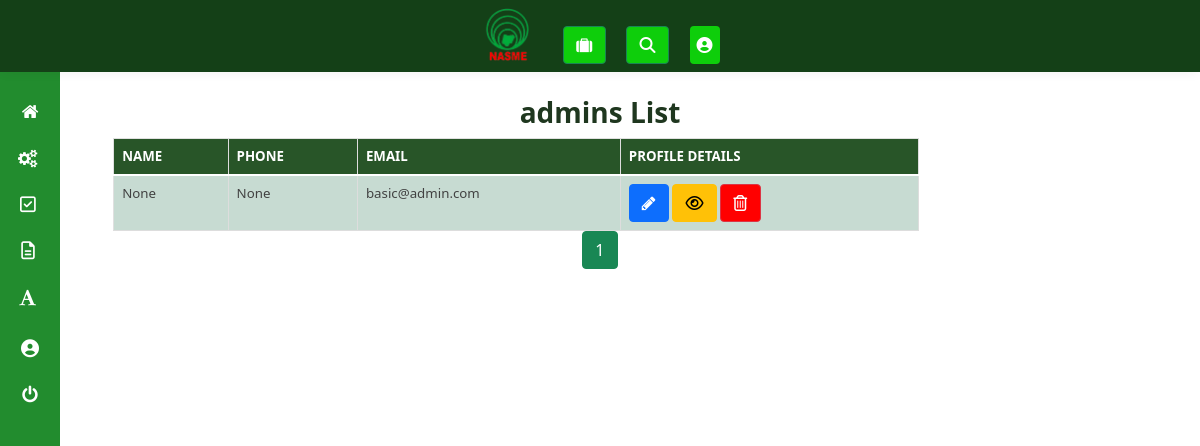
/admin/manage_admins (signed in), run on the app's committed database.
### membership/models.py (models this page shows, shortened)
class User(db.Model, UserMixin):
  id = db.Column(db.Integer, primary_key=True)
  units = db.relationship("Unit", secondary=user_unit, backref=db.backref("unit_members", lazy='dynamic'), lazy="dynamic")
  username = db.Column(db.String(20), unique=True)
  email = db.Column(db.String(120), unique=True)
  phone = db.Column(db.String(60), unique=True)
  password = db.Column(db.String(60), nullable=False, default="12345678")
  image_file = db.Column(db.String(20), nullable=False, default='default.jpg')
  date_registered = db.Column(db.DateTime, nullable=False, default=datetime.utcnow)
  role = db.Column(db.String(6), nullable=False, default="USER")
  _is_superadmin = db.Column("is_superadmin", db.Boolean, nullable=False, default=False)
  current_salary = db.Column(db.String(60))
  occupation = db.Column(db.String(60))
  experience = db.Column(db.String(60))
  date_of_birth = db.Column(db.String(), nullable=False, default=datetime.utcnow)
  business_address = db.Column(db.String())
  _is_suspended = db.Column("is_suspended", db.Boolean, nullable=False, default=False)
  has_filled_profile = db.Column(db.Boolean(), default=False)
  business_name = db.Column(db.String())
  business_email = db.Column(db.String())
  business_phone = db.Column(db.String())
  business_photo = db.Column(db.String(20), default='default.jpg')
  business_about = db.Column(db.String())
  business_services = db.Column(db.String())
  business_product_image_1 = db.Column(db.String(20), nullable=False, default='default.jpg')
  business_product_image_2 = db.Column(db.String(20), nullable=False, default='default.jpg')
  business_product_image_3 = db.Column(db.String(20), nullable=False, default='default.jpg')
  business_product_image_4 = db.Column(db.String(20), nullable=False, default='default.jpg')
  business_product_image_5 = db.Column(db.String(20), nullable=False, default='default.jpg')
  business_product_image_6 = db.Column(db.String(20), nullable=False, default='default.jpg')
  business_facebook = db.Column(db.String())
  business_website = db.Column(db.String())
  business_twitter = db.Column(db.String())
  business_linkedin = db.Column(db.String())
  business_whatsapp = db.Column(db.String())
  messages_sent = db.relationship('Message',
                                    foreign_keys='Message.sender_id',
                                    backref='author', lazy='dynamic')
  last_message_read_time = db.Column(db.DateTime)
  def display_units(self):
    unit_names = []
    for unit in self.units.all():
      unit_names.append(unit.name)
    return ", ".join(unit_names)
  @property
  def is_superadmin(self):
      return self._is_superadmin
  @property
  def is_suspended(self):
      return self._is_suspended
  @is_superadmin.setter
  def is_superadmin(self, s):
    if type(s) == type(str()):
      if s.lower() == "true":
        self._is_superadmin = True
      elif s.lower() == "false":
        self._is_superadmin = False
    else:
      self._is_superadmin = s
  @is_suspended.setter
  def is_suspended(self, s):
    if type(s) == type(str()):
      if s.lower() == "true":
        self._is_suspended = True
      elif s.lower() == "false":
        self._is_suspended = False
    else:
      self._is_suspended = s

### membership/admins/routes.py (the view)
@admins.route("/admin/manage_admins")
@super_admin_role_required
def manage_admins():
  page = request.args.get('page', 1, type=int)
  admins= User.query.filter_by(role="ADMIN").filter(User.id!=current_user.id).paginate(page=page, per_page=5)
  return render_template("manage_administrators.html", title="Admin Management", admins=admins)

### membership/admins/routes.py (called while the page is built)
@admins.context_processor
def inject_menu():
    dashboard_units = Unit.query.all()
    return dict(dashboard_units=dashboard_units)

### membership/admins/utils.py (called while the page is built)
def super_admin_role_required(func):
    @wraps(func)
    def decorated_view(*args, **kwargs):
      if current_user.is_authenticated:
        if current_user.role == "USER":
          flash("You must log in to access this page", "info")
          return redirect(url_for('admins.admin_login', next=url_for(request.endpoint)))
        elif not current_user.is_superadmin:
            abort(403)
        return func(*args, **kwargs)
      else:
        return redirect(url_for('admins.admin_login', next=url_for(request.endpoint)))
    return decorated_view

### membership/models.py (called while the page is built)
@login_manager.user_loader
def load_user(user_id):
    return User.query.get(int(user_id))

### membership/templates/manage_administrators.html (shortened to what this page needs)
{% extends "dashboard_layout.html" %}
{% block content %}
<link rel="stylesheet" type="text/css" href="css/table-style.css" />
<link rel="stylesheet" type="text/css" href="css/basictable.css" />
				<div class="container agile-tables">
					<br>
					<h3 style="text-align: center; color:rgb(31, 55, 31); font-weight:bold;" class="text-center"> admins List</h3>
					<div class="w3l-table-info table-responsive" style="width: 85%; font-size: 14px;">
					    <table id="tuble" class="table table-success table-striped table-hover table-bordered" style="width: 85%; font-size: 14px;">
						<thead>
						  <tr>
							<th>Name</th>
							<th>Phone</th>
							<th>Email</th>
							<th>Profile Details</th>
						  </tr>
						</thead>
						<tbody>
							{% for admin in admins.items %}
						  <tr>
							<td>{{admin.username}}</td>
							<td>{{ admin.phone }}</td>
							<td>{{ admin.email }}</td>
							<td>
								<a role="button" class="btn btn-primary" href="{{ url_for('admins.edit_admin', admin_id=admin.id) }}" data-toggle="tooltip" data-placement="top" title="Edit Member Profile"><i class="fa fa-pencil" aria-hidden="true" data-toggle="tooltip" data-placement="top" title="Edit Member Profile"></i></a>
								<a type="button" class="btn btn-warning"  dataId="{{admin.id}}" dataImage="/static/profile_pics/{{admin.image_file }}" dataName="{{ admin.username }}" dataEmail="{{admin.email}}" dataPhone="{{admin.phone}}" dataPassword="{{ admin.password }}" dataUnits="{{admin.display_units()}}" dataDateReg="{{ admin.date_registered }}" dataOccupation="{{ admin.occupation }}" dataHomeAddr="{{ admin.home_address }}" dataWorkAddre="{{ admin.work_address }}" dataExperience = "{{admin.experience}}" dataCurrentSalary="{{admin.current_salary}}" data-toggle="modal" data-target="#staticBackdrop" onclick="viewUserFunction(this)" data-toggle="tooltip" data-placement="top" title="View Member Profile"><i class="fa fa-eye" aria-hidden="true" data-toggle="tooltip" data-placement="top" title="View Member Profile"></i></a>
								<a type="button" class="btn btn-danger" style="background: red;" data-toggle="modal" id="{{admin.id}}" dataName="{{admin.username}}" data-target="#deletemodal"  onclick="deleteFunction(this)" data-toggle="tooltip" data-placement="top" title="Delete Member Profile"><i class="fa fa-trash-o" aria-hidden="true" data-toggle="tooltip" data-placement="top" title="Delete Member Profile"></i></a>
							</td>
						  </tr>
						  {% endfor %}
					  </table>
				  </div>
					  {% for page_num in admins.iter_pages(left_edge=1, right_edge=1, left_current=1, right_current=2) %}
					    {% if page_num %}
					      {% if admins.page == page_num %}
					        <a class="btn btn-success mb-5"  href="{{ url_for('admins.manage_admins', page=page_num) }}">{{ page_num }}</a>
					      {% else %}
					        <a class="btn btn-outline-success mb-5" href="{{ url_for('admins.manage_admins', page=page_num) }}">{{ page_num }}</a>
					      {% endif %}
					    {% else %}
					      ...
					    {% endif %}
					  {% endfor %}
					</div>
{% endblock content %}

### membership/static/css/table-style.css (style rules this page uses)
table { background: white; border-collapse: collapse; margin: 1.25em 0 0; width: 100%; }
table tr, table th, table td { border: none; border-bottom: 1px solid #e8e8e8; font-size: .95em; }
table th, table td { padding: 10px 12px; text-align: left; }
table th { background: #fcb216; color: #000000; text-transform: uppercase; }
table tr td { background: #f3faff; color: #424242; }
table { width: 100%; }
.table { margin: 30px 0; border-collapse: collapse; border-spacing: 0; empty-cells: show; border: 1px solid #e0e0e0; }
.table td, .table th { border-left: 1px solid #e0e0e0; border-width: 0 0 0 1px; font-size: inherit; margin: 0; overflow: visible; padding: 0.5em 1em; font-weight: normal; }
.table td:first-child, .table th:first-child { border-left-width: 0; }
.table thead, .table tfoot { background-color: #f05050; color: #fff; text-align: left; vertical-align: bottom; }
.table thead td, .table tfoot td, .table thead th, .table tfoot th { border-color: #fff; }
.table td { background-color: transparent; }

### data on the page
User: username "None", phone "None", email "basic@admin.com"

### other printed values
{{ page_num }} "1"
